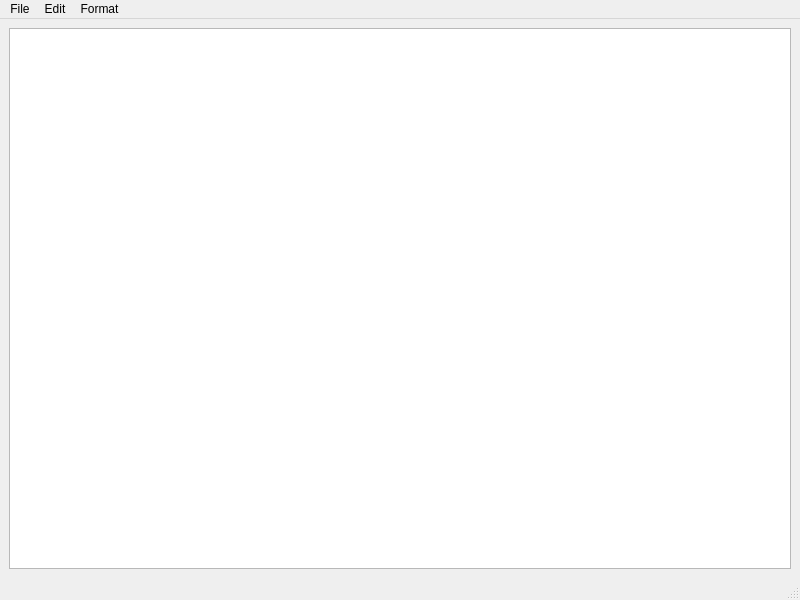
<?xml version="1.0" encoding="UTF-8"?>
<ui version="4.0">
 <class>MainWindow</class>
 <widget class="QMainWindow" name="MainWindow">
  <property name="geometry">
   <rect>
    <x>0</x>
    <y>0</y>
    <width>800</width>
    <height>600</height>
   </rect>
  </property>
  <property name="windowTitle">
   <string>Cryptpad</string>
  </property>
  <widget class="QWidget" name="centralwidget">
   <layout class="QVBoxLayout" name="verticalLayout">
    <item>
     <widget class="QTextEdit" name="textEdit">
      <property name="font">
       <font>
        <family>Calibri</family>
        <pointsize>11</pointsize>
       </font>
      </property>
     </widget>
    </item>
   </layout>
  </widget>
  <widget class="QMenuBar" name="menubar">
   <property name="geometry">
    <rect>
     <x>0</x>
     <y>0</y>
     <width>800</width>
     <height>22</height>
    </rect>
   </property>
   <widget class="QMenu" name="menuFile">
    <property name="title">
     <string>File</string>
    </property>
    <addaction name="actionNew"/>
    <addaction name="actionOpen"/>
    <addaction name="actionSave"/>
    <addaction name="actionSave_As"/>
    <addaction name="separator"/>
    <addaction name="actionExit"/>
   </widget>
   <widget class="QMenu" name="menuEdit">
    <property name="title">
     <string>Edit</string>
    </property>
    <addaction name="actionUndo"/>
    <addaction name="actionRedo"/>
    <addaction name="separator"/>
    <addaction name="actionCut"/>
    <addaction name="actionCopy"/>
    <addaction name="actionPaste"/>
    <addaction name="actionDelete"/>
    <addaction name="separator"/>
    <addaction name="actionSelect_All"/>
    <addaction name="actionTime_Date"/>
   </widget>
   <widget class="QMenu" name="menuFormat">
    <property name="title">
     <string>Format</string>
    </property>
    <addaction name="actionWord_Wrap"/>
    <addaction name="actionFont"/>
   </widget>
   <addaction name="menuFile"/>
   <addaction name="menuEdit"/>
   <addaction name="menuFormat"/>
  </widget>
  <widget class="QStatusBar" name="statusbar"/>
  <action name="actionNew">
   <property name="text">
    <string>New</string>
   </property>
   <property name="shortcut">
    <string>Ctrl+N</string>
   </property>
  </action>
  <action name="actionOpen">
   <property name="text">
    <string>Open...</string>
   </property>
   <property name="shortcut">
    <string>Ctrl+O</string>
   </property>
  </action>
  <action name="actionSave">
   <property name="text">
    <string>Save</string>
   </property>
   <property name="shortcut">
    <string>Ctrl+S</string>
   </property>
  </action>
  <action name="actionSave_As">
   <property name="text">
    <string>Save As...</string>
   </property>
   <property name="shortcut">
    <string>Ctrl+Shift+S</string>
   </property>
  </action>
  <action name="actionExit">
   <property name="text">
    <string>Exit</string>
   </property>
  </action>
  <action name="actionUndo">
   <property name="text">
    <string>Undo</string>
   </property>
   <property name="shortcut">
    <string>Return</string>
   </property>
  </action>
  <action name="actionCut">
   <property name="text">
    <string>Cut</string>
   </property>
  </action>
  <action name="actionCopy">
   <property name="text">
    <string>Copy</string>
   </property>
   <property name="shortcut">
    <string>Ctrl+C</string>
   </property>
  </action>
  <action name="actionPaste">
   <property name="text">
    <string>Paste</string>
   </property>
   <property name="shortcut">
    <string>Ctrl+V</string>
   </property>
  </action>
  <action name="actionDelete">
   <property name="text">
    <string>Delete</string>
   </property>
   <property name="shortcut">
    <string>Backspace</string>
   </property>
  </action>
  <action name="actionSelect_All">
   <property name="text">
    <string>Select All</string>
   </property>
  </action>
  <action name="actionTime_Date">
   <property name="text">
    <string>Time/Date</string>
   </property>
  </action>
  <action name="actionWord_Wrap">
   <property name="text">
    <string>Word Wrap</string>
   </property>
  </action>
  <action name="actionFont">
   <property name="text">
    <string>Font...</string>
   </property>
  </action>
  <action name="actionRedo">
   <property name="text">
    <string>Redo</string>
   </property>
  </action>
 </widget>
 <resources/>
 <connections>
  <connection>
   <sender>actionUndo</sender>
   <signal>triggered()</signal>
   <receiver>textEdit</receiver>
   <slot>undo()</slot>
   <hints>
    <hint type="sourcelabel">
     <x>-1</x>
     <y>-1</y>
    </hint>
    <hint type="destinationlabel">
     <x>400</x>
     <y>302</y>
    </hint>
   </hints>
  </connection>
  <connection>
   <sender>actionRedo</sender>
   <signal>triggered()</signal>
   <receiver>textEdit</receiver>
   <slot>redo()</slot>
   <hints>
    <hint type="sourcelabel">
     <x>-1</x>
     <y>-1</y>
    </hint>
    <hint type="destinationlabel">
     <x>400</x>
     <y>302</y>
    </hint>
   </hints>
  </connection>
  <connection>
   <sender>actionCopy</sender>
   <signal>triggered()</signal>
   <receiver>textEdit</receiver>
   <slot>copy()</slot>
   <hints>
    <hint type="sourcelabel">
     <x>-1</x>
     <y>-1</y>
    </hint>
    <hint type="destinationlabel">
     <x>400</x>
     <y>302</y>
    </hint>
   </hints>
  </connection>
  <connection>
   <sender>actionCut</sender>
   <signal>triggered()</signal>
   <receiver>textEdit</receiver>
   <slot>cut()</slot>
   <hints>
    <hint type="sourcelabel">
     <x>-1</x>
     <y>-1</y>
    </hint>
    <hint type="destinationlabel">
     <x>400</x>
     <y>302</y>
    </hint>
   </hints>
  </connection>
  <connection>
   <sender>actionPaste</sender>
   <signal>triggered()</signal>
   <receiver>textEdit</receiver>
   <slot>paste()</slot>
   <hints>
    <hint type="sourcelabel">
     <x>-1</x>
     <y>-1</y>
    </hint>
    <hint type="destinationlabel">
     <x>400</x>
     <y>302</y>
    </hint>
   </hints>
  </connection>
  <connection>
   <sender>actionExit</sender>
   <signal>triggered()</signal>
   <receiver>MainWindow</receiver>
   <slot>close()</slot>
   <hints>
    <hint type="sourcelabel">
     <x>-1</x>
     <y>-1</y>
    </hint>
    <hint type="destinationlabel">
     <x>399</x>
     <y>299</y>
    </hint>
   </hints>
  </connection>
  <connection>
   <sender>actionSelect_All</sender>
   <signal>triggered()</signal>
   <receiver>textEdit</receiver>
   <slot>selectAll()</slot>
   <hints>
    <hint type="sourcelabel">
     <x>-1</x>
     <y>-1</y>
    </hint>
    <hint type="destinationlabel">
     <x>400</x>
     <y>302</y>
    </hint>
   </hints>
  </connection>
 </connections>
</ui>
